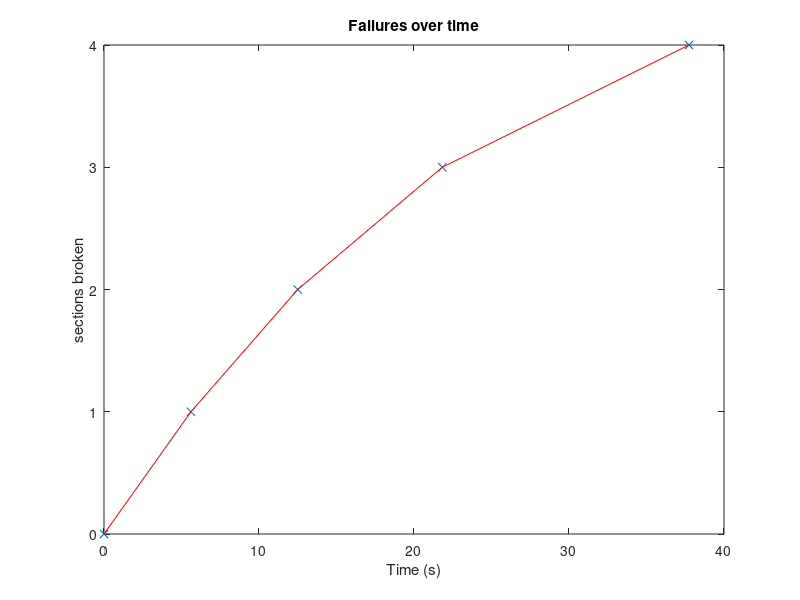
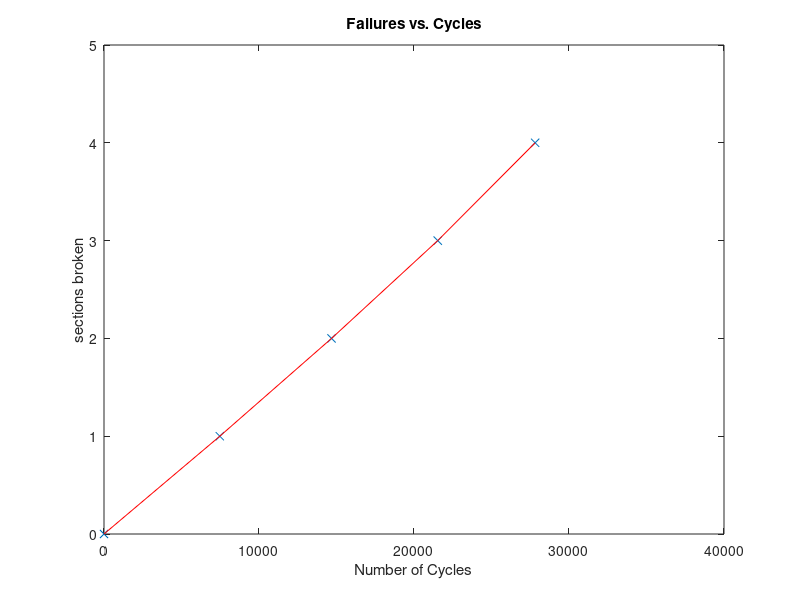

Reproduce these figures in MATLAB, in order. (Note: this script raises an error after producing the figures.)
%% MAE6258 HW10
%Randy Schur
%4/8/15

%% Problem 1
clear
close all
m = 0.2;
k=50000;
c=.1;
G = tf(1, [m c k]);
d = [2500 5000 7500 10000];
% d = fliplr(d);
b = 0.25;
S0 = 1;

S = sqrt(pi*S0/(4*c*k));

num_breaks = zeros(1, 5);
cycles = zeros(1,5);

for i=1:4
    N(i) = d(i)./(S^b);
end
failure_level(:,1) = min(N)./N;
num_breaks(2) = 1;
cycles(2) = min(N);
for j = 2:4
    S = sqrt(pi*S0/((5-j)*c*k));
    for i=j:4
        N(i) = d(i)./(S^b);
    end
    n_cycles = (1 - failure_level(j,j-1))*N(j);
    failure_level(:,j) = failure_level(:,j-1) + n_cycles./N';
    num_breaks(j+1) = j;
    cycles(j+1) = cycles(j) + n_cycles;
end

%a
const = zeros(1,4);
time_broken= zeros(1,5);
for i=1:4
    S = sqrt(pi*S0/((5-i)*c*k));
    fn(i) = sqrt(k*(5-i)/m);
    const(i) = fn(i)./d(i)*(sqrt(2)*S^b)*gamma((b+2)/2);
    time_broken(i+1) = 1/(const(i));
end
plot(time_broken, num_breaks, 'x', time_broken, num_breaks, 'r')
title('Failures over time')
xlabel('Time (s)')
ylabel('sections broken')

%b
figure
plot(cycles, num_breaks, 'x', cycles, num_breaks, 'r')
axis([0 40000 0 5])
title('Failures vs. Cycles')
xlabel('Number of Cycles')
ylabel('sections broken')


%% Problem 2

% fatigue_failure.m
clear all;
close all;

% create linear system
m = 1;
c = [.05 .2  .5  1  5 20 50];
k = 25;


for i = 1:length(c)
    G = tf(1,[m c(i) k]);
% create Gaussian white noise input
dt = .01;
N = 500000;
t = linspace(0,(N-1)*dt,N);
S0 = 1;
u = randn(N,1)*sqrt(2*pi*S0/dt);

% plot S_uu
R_uu = xcorr(u,'biased');
S_uu = fftshift(fft(R_uu));

% simulate system with input u, plot input vs. output
y = lsim(G,u,t);

% mean-square of output
% Ey2 = R_yy(N);
Ey2a = mean(y.^2);
Ey2_theory = pi/(c(i)*k);

% find (positive) peaks in y(t) and plot their magnitude distribution
[pks,locs] = findpeaks(y);
locs = locs(pks>0);
pks = pks(pks>0);
figure;
[nelements,centers] = hist(pks,50);
bar(centers,nelements/sum(nelements)/(centers(2)-centers(1)),'FaceColor',[.7 .7 1]);	% normalize histogram so its total area = 1

% add Rayleigh distribution curve
xlims = get(gca,'XLim');
x = linspace(xlims(1),xlims(2),101);
Ray_dist = (x/Ey2a).*exp(-x.^2/(2*Ey2a));
Gauss_dist = 2/(sqrt(2*pi)*sqrt(Ey2a)).*exp(-x.^2/(2*Ey2a));
hold on;
plot(x,Ray_dist,'r--');
plot(x, Gauss_dist, 'g--')
str = sprintf('Histogram with c = %1.1d', c(i) );
title(str)
ylabel('Probability');
xlabel('Peak magnitude');
legend('Rayleigh Distribution', 'Gaussian Distribution')
end
